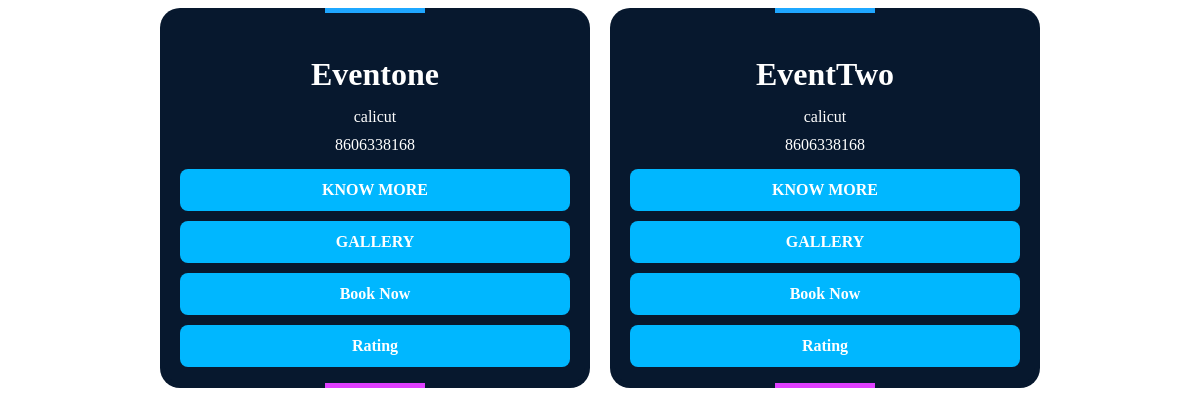
Screenshot of /user/UserEvntPlan with the database file from the repository.
### TeamEvent/models.py (models this page shows)
class EventTeamProfile(models.Model):
    LOGINID=models.ForeignKey(LoginTable,on_delete=models.CASCADE,blank=True,null=True)
    EventName=models.CharField(max_length=30,blank=True,null=True)
    Place=models.CharField(max_length=30,blank=True,null=True)
    Post=models.CharField(max_length=30,blank=True,null=True)
    Pin=models.IntegerField(blank=True,null=True)
    Phone=models.BigIntegerField(blank=True,null=True)
    Email=models.CharField(max_length=30,blank=True,null=True)
    is_active = models.BooleanField(default=True)
    created_at = models.DateTimeField(auto_now_add=True, null=True, blank=True)
    updated_at = models.DateTimeField(auto_now_add=True, null=True, blank=True)

### User_Profile/views.py (the view)
# urls.py: path('UserEvntPlan',UserEvntPlan.as_view(),name='UserEvntPlan'),
class UserEvntPlan(View):
    def get(self, request):
        login_id = []
        obj = EventTeamProfile.objects.all()
        print("Event team profiles:", obj)
        for i in obj:
            login_id.append(i.LOGINID)
        print("^^^$$$$$$$$$$$$$$$^^^^^", login_id)
        ratings = Rating_Review_Table.objects.filter(SERVICEPROVIDERLID__in=login_id)
        rating_map = {}
        for rating in ratings:
            if rating.SERVICEPROVIDERLID not in rating_map:
                rating_map[rating.SERVICEPROVIDERLID] = []
            rating_map[rating.SERVICEPROVIDERLID].append(rating.Rating)
        print("Rating map:", rating_map)
        event_profiles_with_ratings = []
        for event in obj:
            event_data = {
                'event': event,
                'ratings': rating_map.get(event.LOGINID, [])
            }
            event_profiles_with_ratings.append(event_data)
        return render(request, "userevent.html", {'events': event_profiles_with_ratings})

### Admin/models.py (called while the page is built)
    def __str__(self):
          return f"{self.id}"

### templates/userevent.html (shortened to what this page needs)
<!DOCTYPE html>
<html lang="en">
<head>
    <link rel="stylesheet" href="https://cdnjs.cloudflare.com/ajax/libs/font-awesome/6.6.0/css/all.min.css">
</head>
<body>
    <div class="card-container">
        {% for item in events %}
        <div class="card">
    <i class="fa-regular fa-images fa-2xl" style="color: #74C0FC;"></i>
            <h2>{{ item.event.EventName }}</h2>
            <p>{{ item.event.Place }}</p>
            <p>{{ item.event.Phone }}</p>
            <div class="card-links">
            <a href="EventDetails/{{item.event.LOGINID}}">KNOW MORE</a>
            <a href="Eventgallery/{{item.event.LOGINID}}">GALLERY</a>
            <a href="EventBookingView/{{item.event.LOGINID}}">Book Now</a>
            <a href="Vieweventrating/{{item.event.LOGINID}}">Rating</a>
           </div>
        </div>
        {% endfor %}
    </div>
</body>
</html>

### templates/userevent.html (style rules this page uses)
.card-container { display: flex; flex-wrap: wrap; gap: 20px; justify-content: center; }
.card { width: 390px; height: 340px; background: #07182E; position: relative; display: flex; flex-direction: column; align-items: center; justify-content: center; overflow: hidden; border-radius: 20px; color: white; text-align: center; padding: 20px; }
.card h2 { z-index: 1; font-size: 2em; margin-bottom: 10px; }
.card p { z-index: 1; margin: 5px 0; }
.card a { z-index: 1; color: #00B7FF; text-decoration: none; font-weight: bold; margin-top: 10px; }
.card::before { content: ''; position: absolute; width: 100px; background-image: linear-gradient(180deg, rgb(0, 183, 255), rgb(255, 48, 255)); height: 130%; animation: rotBGimg 3s linear infinite; transition: all 0.2s linear; }
.card::after { content: ''; position: absolute; background: #07182E; inset: 5px; border-radius: 15px; }
.card-links a { background-color: #00B7FF; color: white; text-decoration: none; font-weight: bold; padding: 12px 20px; border-radius: 8px; text-align: center; transition: background-color 0.3s ease, transform 0.3s ease; display: block; }
.card-links { display: flex; flex-direction: column; width: 100%; }

### rows the page displays
EventTeamProfile: event.EventName "Eventone", event.Place "calicut", event.Phone "8606338168"
EventTeamProfile: event.EventName "EventTwo", event.Place "calicut", event.Phone "8606338168"
